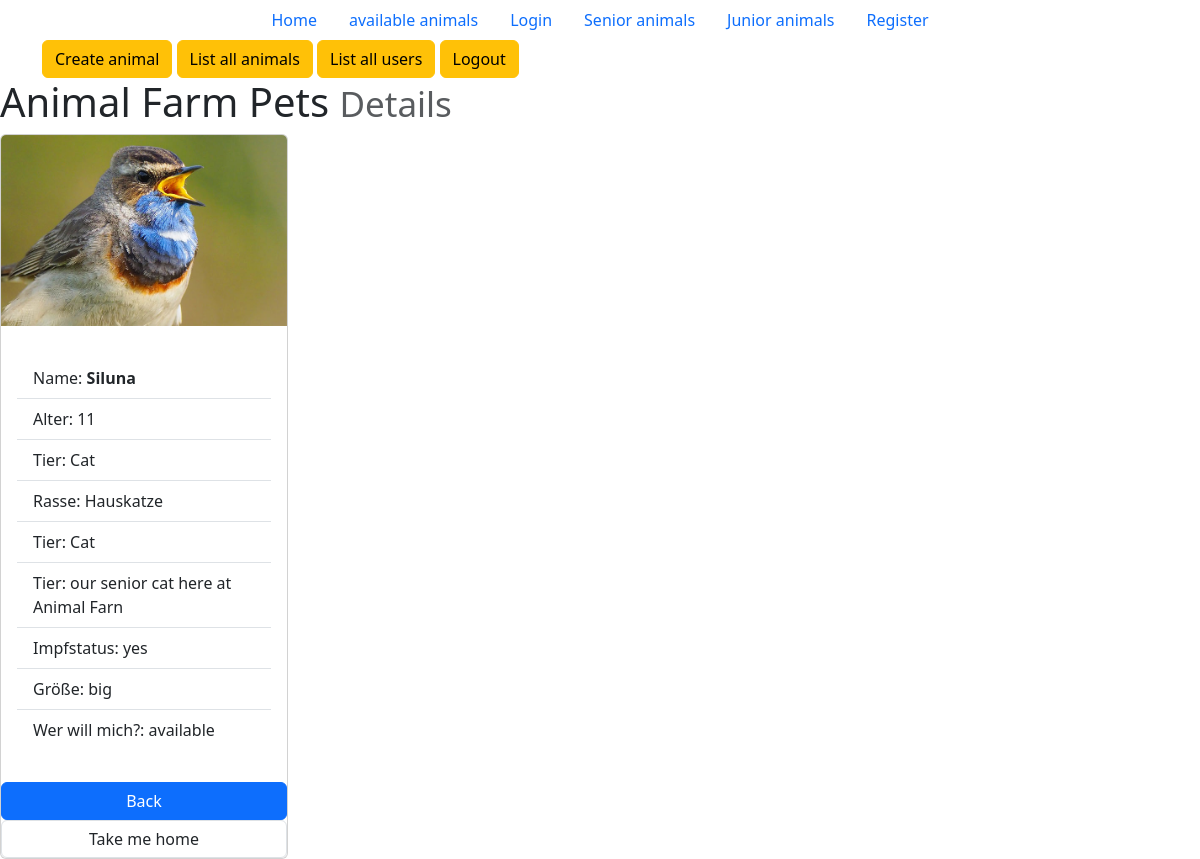
/details_animal.php?pet_id=15, run on the app's committed database.
### tables this page shows
CREATE TABLE `pets` (
  `pet_id` int(11) NOT NULL,
  `name` varchar(200) NOT NULL,
  `picture` varchar(255) NOT NULL,
  `age` int(11) NOT NULL,
  `description` varchar(500) NOT NULL,
  `fk_animal_type_id` int(11) NOT NULL,
  `fk_breed_id` int(11) NOT NULL,
  `fk_vaccination_id` int(11) NOT NULL,
  `fk_size_id` int(11) NOT NULL,
  `fk_status_id` int(11) NOT NULL
);

CREATE TABLE `animal_type` (
  `type_id` int(11) NOT NULL,
  `animal_type` varchar(100) DEFAULT NULL
);

CREATE TABLE `breed` (
  `breed_id` int(11) NOT NULL,
  `breed_name` varchar(100) DEFAULT NULL
);

CREATE TABLE `vaccination` (
  `vacc_id` int(11) NOT NULL,
  `vacc_text` varchar(20) DEFAULT NULL
);

CREATE TABLE `animal_size` (
  `size_id` int(11) NOT NULL,
  `size` varchar(20) DEFAULT NULL
);

CREATE TABLE `animal_status` (
  `animalstatus_id` int(11) NOT NULL,
  `animal_status` varchar(20) DEFAULT NULL
);

### details_animal.php (the view, shortened to what this page needs)
<?php
    require_once "components/db_connect.php";
    $id = $_GET["pet_id"];
    $sql = "select pets.pet_id, pets.picture, pets.name, pets.age, animal_type.animal_type, pets.description, vaccination.vacc_text, animal_size.size, animal_status.animal_status, breed.breed_name from pets
    inner join animal_type on pets.fk_animal_type_id = animal_type.type_id
    inner join vaccination on pets.fk_vaccination_id = vaccination.vacc_id
    inner join animal_size on pets.fk_size_id = animal_size.size_id
    inner join animal_status on pets.fk_status_id = animal_status.animalstatus_id
    inner join breed on pets.fk_breed_id = breed.breed_id where pets.pet_id = $id";
    $result = mysqli_query($connect,$sql);
    $row = mysqli_fetch_assoc($result);
?>
<!DOCTYPE html>
<html lang="en">
<head>
  <link rel="stylesheet" href="css/bootstrap.css">
</head>
<body>
<ul class="nav justify-content-center">
    <li class="nav-item">
        <a class="nav-link active" aria-current="page" href="index.php">Home</a>
    </li>
    <li class="nav-item">
        <a class="nav-link active" aria-current="page" href="home.php">available animals</a>
    </li>
    <li class="nav-item">
        <a class="nav-link" href="login.php">Login</a>
    </li>
    <li class="nav-item">
        <a class="nav-link" href="displayanimals.php?age=2" id="senior">Senior animals</a>
    </li>
    <li class="nav-item">
        <a class="nav-link" href="displayanimals.php?age=4" id="senior">Junior animals</a>
    </li>
     <li class="nav-item">
        <a class="nav-link" href="register.php">Register</a>
    </li>
</ul>
<div class="container">
        <a href='createanimal.php' class='btn btn-warning'>Create animal</a>
        <a href='listanimals.php' class='btn btn-warning'>List all animals</a>
        <a href='listusers.php' class='btn btn-warning'>List all users</a>
        <a href='logout.php?logout' class='btn btn-warning'>Logout</a>
</div>
<h1>Animal Farm Pets <small class="text-muted">Details</small></h1>
<div class="card" style="width: 18rem;">
  <img src="pictures/animals/<?= $row["picture"] ?>" class="card-img-top" alt="...">
  <div class="card-body">
    <p class="card-text">
        <ul class="list-group list-group-flush">
            <li class="list-group-item">Name: <b><?= $row["name"] ?></b></li>
            <li class="list-group-item">Alter: <?= $row["age"] ?></li>
            <li class="list-group-item">Tier: <?= $row["animal_type"] ?></li>
            <li class="list-group-item">Rasse: <?= $row["breed_name"] ?></li>
            <li class="list-group-item">Tier: <?= $row["animal_type"] ?></li>
            <li class="list-group-item">Tier: <?= $row["description"] ?></li>
            <li class="list-group-item">Impfstatus: <?= $row["vacc_text"] ?></li>
            <li class="list-group-item">Größe: <?= $row["size"] ?></li>
            <li class="list-group-item">Wer will mich?: <?= $row["animal_status"] ?></li>
        </ul>
    </p>
  </div>
  <a href="home.php" class="btn btn-primary" role="button" data-bs-toggle="button">Back</a>
  <form method="GET">
  <input type="submit" class="form-control" name="submit" value="Take me home">
</form>
</div>
</body>
</html>

### data on the page
pets: picture (picture), name "Siluna", age "11", fk_animal_type.animal_type "Cat", fk_breed.breed_name "Hauskatze", description "our senior cat here at Animal Farn", fk_vaccination.vacc_text "yes", fk_size.size "big", fk_status.animal_status "available"
